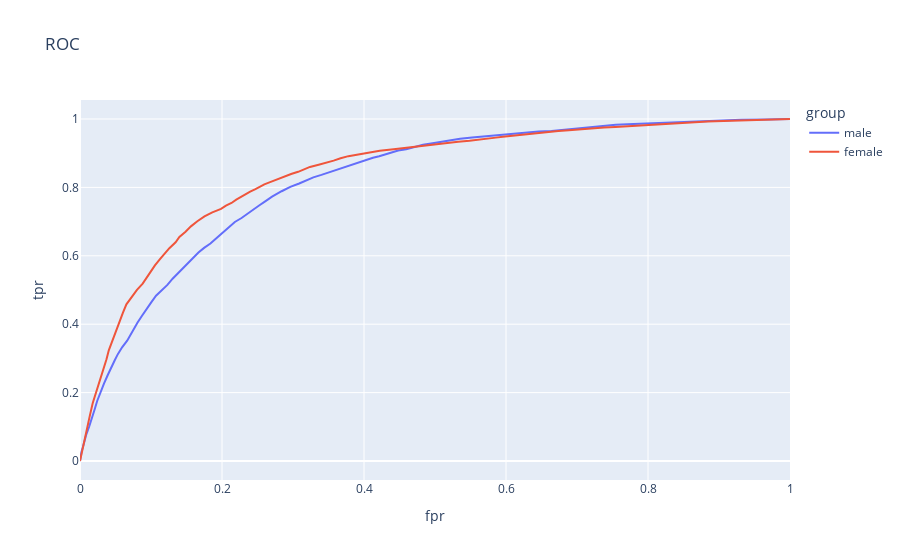

Write notebook code for a chart like this one.
### Code cell
fig = px.line(all_df, x='fpr', y='tpr', color='group', title="ROC")
thresholds = all_df['thr'].tolist()
fig.update_traces(hovertemplate=thresholds)
fig.show()
